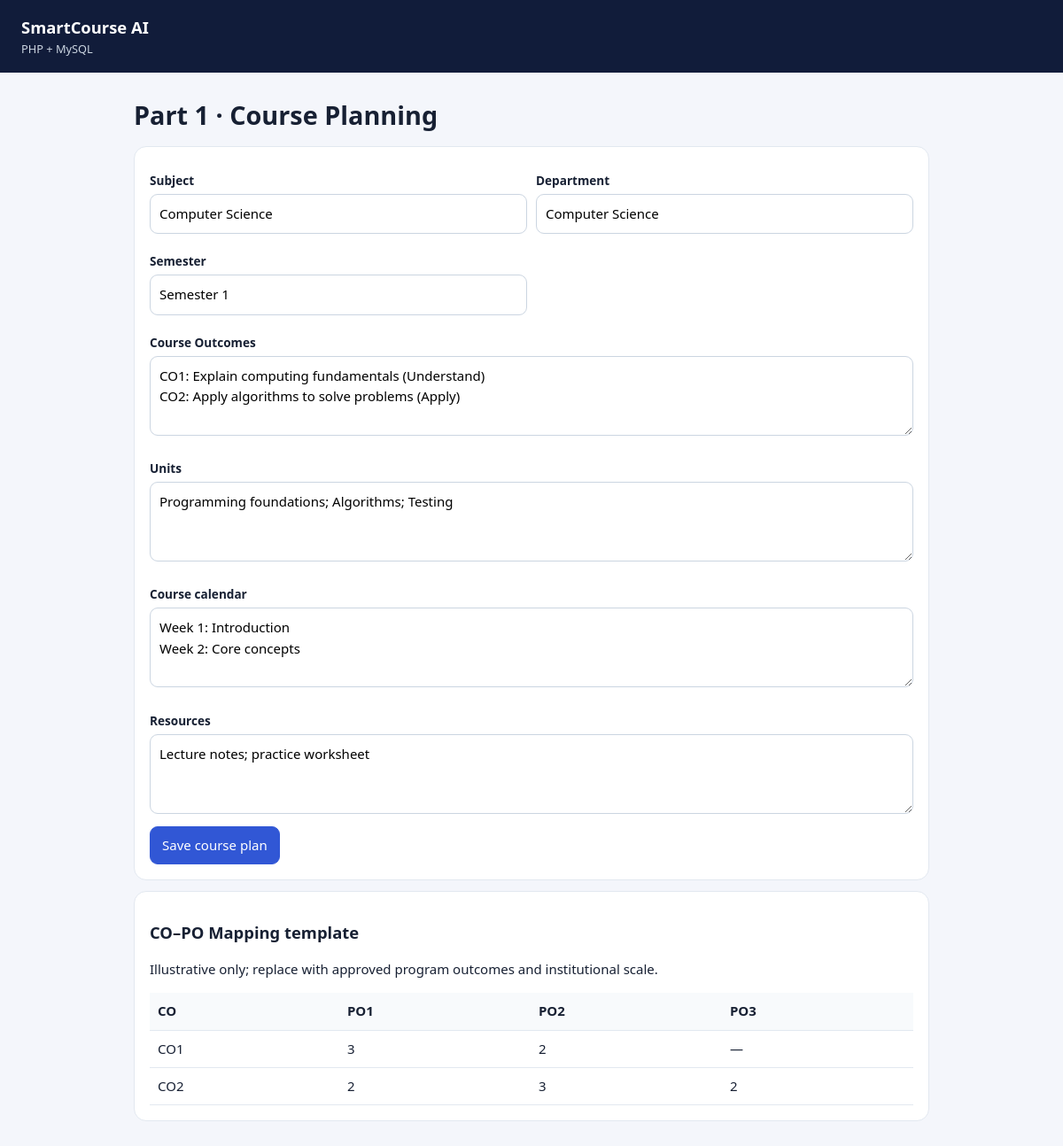
The app's page /planning.php with its own data.
### tables this page shows
CREATE TABLE IF NOT EXISTS subjects (
  id INT AUTO_INCREMENT PRIMARY KEY,
  name VARCHAR(160) NOT NULL,
  code VARCHAR(40) NOT NULL UNIQUE,
  department VARCHAR(120) DEFAULT 'General',
  semester VARCHAR(80) DEFAULT 'Semester 1',
  outcomes TEXT,
  units TEXT,
  course_calendar TEXT,
  resources TEXT,
  website_overview TEXT,
  responsible_ai_policy TEXT,
  created_at TIMESTAMP DEFAULT CURRENT_TIMESTAMP
);

### planning.php (the view, shortened to what this page needs)
<?php
require __DIR__.'/config.php';
function e($v){return htmlspecialchars((string)$v,ENT_QUOTES,'UTF-8');}
$id=filter_input(INPUT_GET,'subject_id',FILTER_VALIDATE_INT) ?: 1;
$stmt=$pdo->prepare("SELECT * FROM subjects WHERE id=?");$stmt->execute([$id]);$s=$stmt->fetch();if(!$s){exit('Subject not found.');}
?><!doctype html><html><head><meta charset="utf-8"><meta name="viewport" content="width=device-width,initial-scale=1"><title>Course planning</title><link rel="stylesheet" href="style.css"></head><body><header><a class="brand" href="index.php?subject_id=<?=$id?>">SmartCourse AI <small>PHP + MySQL</small></a></header><main class="standalone"><h1>Part 1 · Course Planning</h1><?php if(isset($_GET['saved'])) echo '<div class="notice">Course plan saved.</div>'; ?><form method="post" class="card"><div class="fields"><div><label>Subject</label><input name="name" value="<?=e($s['name'])?>"></div><div><label>Department</label><input name="department" value="<?=e($s['department'])?>"></div><div><label>Semester</label><input name="semester" value="<?=e($s['semester'])?>"></div><div class="full"><label>Course Outcomes</label><textarea name="outcomes"><?=e($s['outcomes'])?></textarea></div><div class="full"><label>Units</label><textarea name="units"><?=e($s['units'])?></textarea></div><div class="full"><label>Course calendar</label><textarea name="course_calendar"><?=e($s['course_calendar'])?></textarea></div><div class="full"><label>Resources</label><textarea name="resources"><?=e($s['resources'])?></textarea></div></div><button class="primary">Save course plan</button></form><section class="card"><h2>CO–PO Mapping template</h2><p>Illustrative only; replace with approved program outcomes and institutional scale.</p><table><tr><th>CO</th><th>PO1</th><th>PO2</th><th>PO3</th></tr><tr><td>CO1</td><td>3</td><td>2</td><td>—</td></tr><tr><td>CO2</td><td>2</td><td>3</td><td>2</td></tr></table></section></main></body></html>

### style.css (style rules this page uses)
* { box-sizing:border-box }
:root { --bg:#f4f6fb;--ink:#172033;--muted:#64748b;--line:#e2e8f0;--brand:#3157d5;--soft:#e9eeff }
body { margin:0;background:var(--bg);color:var(--ink);font:15px/1.55 system-ui,-apple-system,Segoe UI,Roboto,sans-serif }
header { background:#111c3a;color:white;padding:17px 24px;display:flex;align-items:center;justify-content:space-between;gap:16px;flex-wrap:wrap }
.brand { font-size:1.15rem;font-weight:800;color:#fff;text-decoration:none }
.brand small { display:block;color:#cbd5e1;font-weight:400;font-size:.8rem }
select,input,textarea { font:inherit;padding:10px;border:1px solid #cbd5e1;border-radius:9px;width:100%;background:white }
main { padding:26px;max-width:1450px;width:100%;margin:auto }
.standalone { max-width:950px }
h1 { font-size:1.8rem;margin:0 0 10px }
h2 { font-size:1.15rem }
.stats section,.card { background:white;border:1px solid var(--line);border-radius:14px;padding:17px;margin:12px 0 }
.fields { display:grid;grid-template-columns:repeat(2,minmax(0,1fr));gap:10px }
.full { grid-column:1/-1 }
label { display:block;font-weight:700;font-size:.85rem;margin:10px 0 5px }
textarea { min-height:90px }
button,.button { display:inline-block;cursor:pointer;font:inherit;text-decoration:none;border:1px solid var(--line);border-radius:9px;background:white;color:var(--ink);padding:9px 13px;margin:8px 6px 0 0 }
.primary { background:var(--brand)!important;color:#fff!important;border-color:var(--brand)!important }
table { width:100%;border-collapse:collapse }
td,th { text-align:left;padding:9px;border-bottom:1px solid var(--line) }
th { background:#f8fafc }

### records on screen
subjects: name "Computer Science", department "Computer Science", semester "Semester 1", outcomes "CO1: Explain computing fundamentals (Understand) CO2: Apply algorithms to solve problems (Apply)", units "Programming foundations; Algorithms; Testing", course_calendar "Week 1: Introduction Week 2: Core concepts", resources "Lecture notes; practice worksheet"
